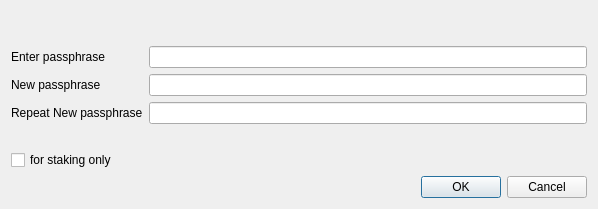
<?xml version="1.0" encoding="UTF-8"?>
<ui version="4.0">
 <class>AskPassphraseDialog</class>
 <widget class="QDialog" name="AskPassphraseDialog">
  <property name="geometry">
   <rect>
    <x>0</x>
    <y>0</y>
    <width>598</width>
    <height>209</height>
   </rect>
  </property>
  <property name="sizePolicy">
   <sizepolicy hsizetype="Preferred" vsizetype="Minimum">
    <horstretch>0</horstretch>
    <verstretch>0</verstretch>
   </sizepolicy>
  </property>
  <property name="minimumSize">
   <size>
    <width>550</width>
    <height>0</height>
   </size>
  </property>
  <property name="windowTitle">
   <string>Passphrase Dialog</string>
  </property>
  <layout class="QVBoxLayout" name="verticalLayout">
   <item>
    <widget class="QLabel" name="warningLabel">
     <property name="textFormat">
      <enum>Qt::RichText</enum>
     </property>
     <property name="wordWrap">
      <bool>true</bool>
     </property>
    </widget>
   </item>
   <item>
    <layout class="QFormLayout" name="formLayout">
     <property name="fieldGrowthPolicy">
      <enum>QFormLayout::AllNonFixedFieldsGrow</enum>
     </property>
     <item row="0" column="0">
      <widget class="QLabel" name="passLabel1">
       <property name="text">
        <string>Enter passphrase</string>
       </property>
      </widget>
     </item>
     <item row="0" column="1">
      <widget class="QLineEdit" name="passEdit1">
       <property name="echoMode">
        <enum>QLineEdit::Password</enum>
       </property>
      </widget>
     </item>
     <item row="1" column="0">
      <widget class="QLabel" name="passLabel2">
       <property name="text">
        <string>New passphrase</string>
       </property>
      </widget>
     </item>
     <item row="1" column="1">
      <widget class="QLineEdit" name="passEdit2">
       <property name="echoMode">
        <enum>QLineEdit::Password</enum>
       </property>
      </widget>
     </item>
     <item row="2" column="0">
      <widget class="QLabel" name="passLabel3">
       <property name="text">
        <string>Repeat New passphrase</string>
       </property>
      </widget>
     </item>
     <item row="2" column="1">
      <widget class="QLineEdit" name="passEdit3">
       <property name="echoMode">
        <enum>QLineEdit::Password</enum>
       </property>
      </widget>
     </item>
     <item row="3" column="1">
      <widget class="QLabel" name="capsLabel">
       <property name="font">
        <font>
         <weight>75</weight>
         <bold>true</bold>
        </font>
       </property>
       <property name="text">
        <string/>
       </property>
       <property name="alignment">
        <set>Qt::AlignCenter</set>
       </property>
      </widget>
     </item>
     <item row="4" column="0">
      <widget class="QCheckBox" name="stakingCheckBox">
       <property name="enabled">
        <bool>true</bool>
       </property>
       <property name="visible">
        <bool>false</bool>
       </property>
       <property name="toolTip">
        <string>Disables outgoing payments and key import/export functions</string>
       </property>
       <property name="text">
        <string>for staking only</string>
       </property>
      </widget>
     </item>
    </layout>
   </item>
   <item>
    <widget class="QDialogButtonBox" name="buttonBox">
     <property name="orientation">
      <enum>Qt::Horizontal</enum>
     </property>
     <property name="standardButtons">
      <set>QDialogButtonBox::Cancel|QDialogButtonBox::Ok</set>
     </property>
    </widget>
   </item>
  </layout>
 </widget>
 <resources/>
 <connections>
  <connection>
   <sender>buttonBox</sender>
   <signal>accepted()</signal>
   <receiver>AskPassphraseDialog</receiver>
   <slot>accept()</slot>
   <hints>
    <hint type="sourcelabel">
     <x>248</x>
     <y>254</y>
    </hint>
    <hint type="destinationlabel">
     <x>157</x>
     <y>274</y>
    </hint>
   </hints>
  </connection>
  <connection>
   <sender>buttonBox</sender>
   <signal>rejected()</signal>
   <receiver>AskPassphraseDialog</receiver>
   <slot>reject()</slot>
   <hints>
    <hint type="sourcelabel">
     <x>316</x>
     <y>260</y>
    </hint>
    <hint type="destinationlabel">
     <x>286</x>
     <y>274</y>
    </hint>
   </hints>
  </connection>
 </connections>
</ui>
